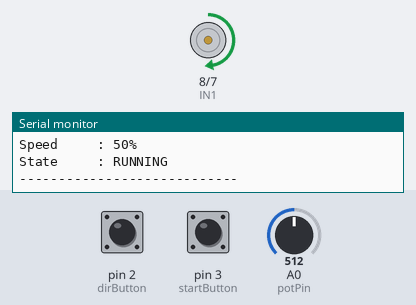
Bench run of a sketch on a simulated Arduino Uno, built with avr-gcc and run on an emulated ATmega328P. Parts: motor-driver pin pairs drawn as motors (green arrow = first pin HIGH = forward, orange = second pin HIGH = backward, longer = more drive, scaled by the enable pin), the last lines printed to the serial monitor. Inputs (shaded band) come from the test bench; at power-on: pin 2 (dirButton) HIGH, pin 3 (startButton) HIGH, A0 (potPin) = 512.

Above: at 1.3 s.
1.4 s: pin 2 (dirButton) pulled LOW for 0.7 s
At 2.4 s:
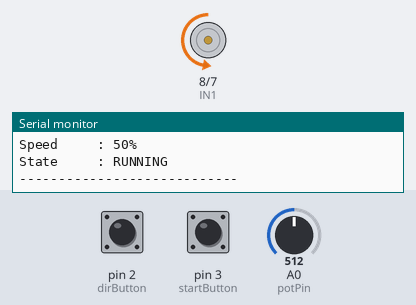
3.6 s: pin 3 (startButton) pulled LOW for 0.7 s
At 5.1 s:
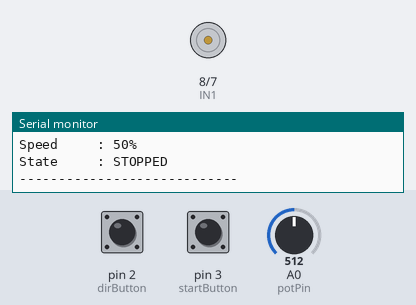
5.8 s: A0 (potPin) set to 1023
8.9 s: pin 3 (startButton) pulled LOW for 1 s
At 10.8 s:
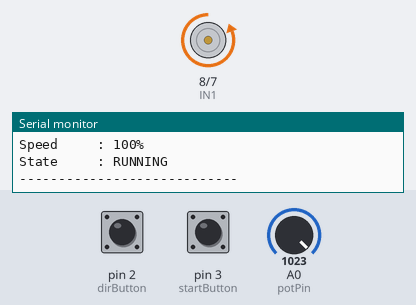
11.4 s: A0 (potPin) set to 716
At 12.4 s:
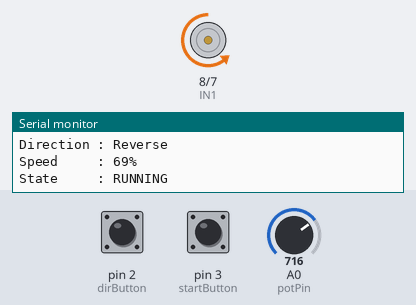
13.2 s: A0 (potPin) set to 0
At 13.7 s:
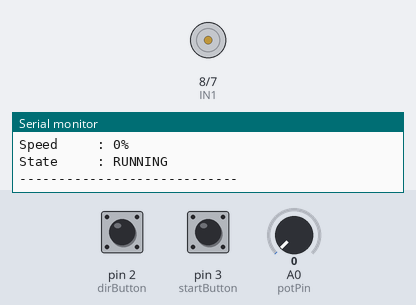
Timing chart, 0 to 15.9 s (numbered marks = the images above; inputs shaded):
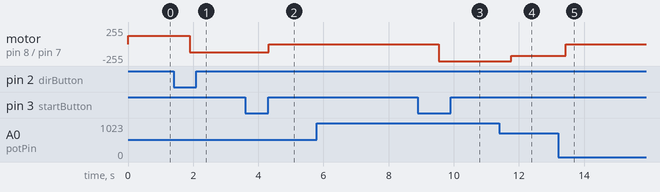

The sketch:

DC_Motor_Speed_Control.ino
```cpp
/*
====================================
Project : DC Motor Speed Control
Author  : Akash Babu
====================================

*/

const int ENA = 9;
const int IN1 = 8;
const int IN2 = 7;

const int potPin = A0;

const int dirButton = 2;
const int startButton = 3;

bool motorRunning = true;
bool direction = true;   // true = Forward

bool lastDirState = HIGH;
bool lastStartState = HIGH;

void setup() {

  pinMode(ENA, OUTPUT);
  pinMode(IN1, OUTPUT);
  pinMode(IN2, OUTPUT);

  pinMode(dirButton, INPUT_PULLUP);
  pinMode(startButton, INPUT_PULLUP);

  Serial.begin(9600);

  Serial.println("===== DC MOTOR CONTROL =====");
}

void loop() {

  // Read potentiometer
  int potValue = analogRead(potPin);

  int pwm = map(potValue, 0, 1023, 0, 255);

  int speedPercent = map(potValue, 0, 1023, 0, 100);

  // ---------- Direction Button ----------

  bool dirState = digitalRead(dirButton);

  if (dirState == LOW && lastDirState == HIGH) {

    direction = !direction;

    delay(200);
  }

  lastDirState = dirState;

  // ---------- Start/Stop Button ----------

  bool startState = digitalRead(startButton);

  if (startState == LOW && lastStartState == HIGH) {

    motorRunning = !motorRunning;

    delay(200);
  }

  lastStartState = startState;

  // ---------- Motor Control ----------

  if (motorRunning) {

    analogWrite(ENA, pwm);

    if (direction) {

      digitalWrite(IN1, HIGH);
      digitalWrite(IN2, LOW);

    } else {

      digitalWrite(IN1, LOW);
      digitalWrite(IN2, HIGH);

    }

  } else {

    analogWrite(ENA, 0);

    digitalWrite(IN1, LOW);
    digitalWrite(IN2, LOW);

  }

  // ---------- Serial Monitor ----------

  Serial.println("----------------------------");

  Serial.print("Direction : ");

  if (direction)
    Serial.println("Forward");
  else
    Serial.println("Reverse");

  Serial.print("Speed     : ");
  Serial.print(speedPercent);
  Serial.println("%");

  Serial.print("State     : ");

  if (motorRunning)
    Serial.println("RUNNING");
  else
    Serial.println("STOPPED");

  Serial.println("----------------------------");

  delay(500);

}
```

Measured:
- after the input at 1.4 s, motor on pin 8 (IN1) / pin 7 (IN2): forward 127/255 → backward 127/255 after 0.50 s
- after the input at 3.6 s, motor on pin 8 (IN1) / pin 7 (IN2): backward 127/255 → stopped after 0.73 s
- after the input at 8.9 s, motor on pin 8 (IN1) / pin 7 (IN2): stopped → backward 255/255 after 0.64 s
- after the input at 11.4 s, motor on pin 8 (IN1) / pin 7 (IN2): backward 255/255 → backward 178/255 after 0.37 s
- after the input at 13.2 s, motor on pin 8 (IN1) / pin 7 (IN2): backward 178/255 → stopped after 0.24 s
